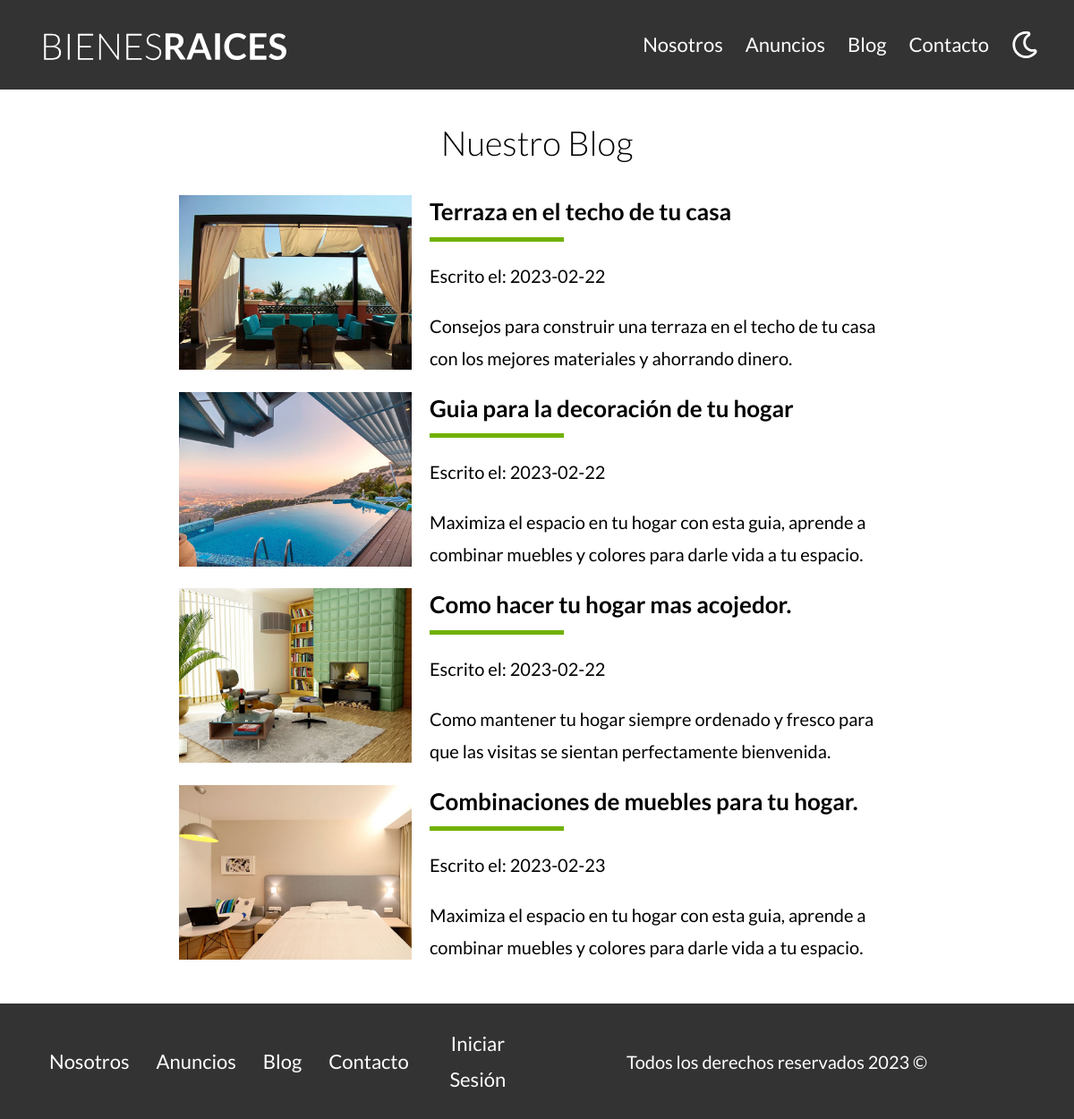
Page /blog on the committed database.
### tables this page shows
CREATE TABLE `blogs` (
  `id` int NOT NULL AUTO_INCREMENT,
  `titulo` varchar(45) DEFAULT NULL,
  `imagen` varchar(200) DEFAULT NULL,
  `descripcion` longtext,
  `creado` date DEFAULT NULL,
  `descripcion2` longtext,
  PRIMARY KEY (`id`)
);

### controllers/PaginasController.php (called while the page is built, shortened)
<?php
class PaginasController {
    public static function blog(Router $router) {
        $blogs = Blog::all();
        $router->render('paginas/blog', [
            'blogs' => $blogs
        ]);
    }
}

### public/index.php (called while the page is built, shortened)
<?php
$router = new Router();
$router->get('/admin',[PropiedadController::class, 'index']);
$router->get('/propiedades/crear',[PropiedadController::class, 'crear']);
$router->post('/propiedades/crear',[PropiedadController::class, 'crear']);
$router->get('/propiedades/actualizar',[PropiedadController::class, 'actualizar']);
$router->post('/propiedades/actualizar',[PropiedadController::class, 'actualizar']);
$router->post('/propiedades/eliminar',[PropiedadController::class, 'eliminar']);
$router->get('/vendedores/crear',[VendedorController::class, 'crear']);
$router->post('/vendedores/crear',[VendedorController::class, 'crear']);
$router->get('/vendedores/actualizar',[VendedorController::class, 'actualizar']);
$router->post('/vendedores/actualizar',[VendedorController::class, 'actualizar']);
$router->post('/vendedores/eliminar',[VendedorController::class, 'eliminar']);
$router->get('/blogs/crear',[BlogController::class, 'crear']);
$router->post('/blogs/crear',[BlogController::class, 'crear']);
$router->get('/blogs/actualizar',[BlogController::class, 'actualizar']);
$router->post('/blogs/actualizar',[BlogController::class, 'actualizar']);
$router->post('/blogs/eliminar',[BlogController::class, 'eliminar']);
$router->get('/',[PaginasController::class,'index']);
$router->get('/nosotros',[PaginasController::class,'nosotros']);
$router->get('/anuncios',[PaginasController::class,'anuncios']);
$router->get('/anuncio',[PaginasController::class,'anuncio']);
$router->get('/blog',[PaginasController::class,'blog']);
$router->get('/entrada',[PaginasController::class,'entrada']);
$router->get('/contacto',[PaginasController::class,'contacto']);
$router->post('/contacto',[PaginasController::class,'contacto']);
$router->get('/login',[LoginController::class, 'login']);
$router->post('/login',[LoginController::class, 'login']);
$router->get('/logout',[LoginController::class, 'logout']);
$router->comprobarRutas();

### models/ActiveRecord.php (called while the page is built, shortened)
<?php
class ActiveRecord {
    protected static $db;
    protected static $tabla = '';
    public static function setDB($database) {
        self::$db = $database;
    }
    public static function all() {
        $query = "SELECT * FROM " . static::$tabla;
        $resultado = self::consultarSQL($query);
        return $resultado;
    }
    public static function consultarSQL($query) {
        $resultado = self::$db->query($query);
        $array = [];
        while ($registro = $resultado->fetch_assoc()) {
            $array[] = static::crearObjeto($registro);
        }
        return $array;
    }
    protected static function crearObjeto($registro) {
        $objeto = new static;
        foreach ($registro as $key => $value) {
            if (property_exists($objeto,$key)) {
                $objeto->$key = $value;
            }
        }
        return $objeto;
    }
}

### views/paginas/listado_blogs.php (the view)
<article class="entrada-blog">
    <?php foreach($blogs as $blog): ?>
    <div class="imagen">
        <img loading="lazy" src="/imagenes/<?php echo $blog->imagen; ?>" alt="texto entrada blog">
    </div>
    <div class="texto-entrada">
        <a href="/entrada?id=<?php echo $blog->id; ?>">
            <h4><?php echo $blog->titulo; ?></h4>
            <p>Escrito el: <?php echo $blog->creado; ?></p>
            <p><?php echo $blog->descripcion; ?></p>
        </a>
    </div>
    <?php endforeach; ?>
</article>

### public/build/css/app.css (style rules this page uses)
html { -webkit-text-size-adjust:100%;line-height:1.15 }
body { margin:0 }
a { background-color:transparent }
img { border-style:none }
html { box-sizing:border-box;font-size:62.5% }
*,:after,:before { box-sizing:inherit }
body { font-family:Lato,sans-serif;font-size:1.6rem;line-height:1.8 }
p { color:#000;font-size:2rem }
a { text-decoration:none }
img,picture { display:block;width:100% }
h4 { font-size:2.6rem }
.entrada-blog { margin-bottom:5rem }
@media (min-width:768px) { .entrada-blog { -moz-column-gap:2rem;column-gap:2rem;display:grid;grid-template-columns:1fr 2fr;margin-bottom:1rem } }
.entrada-blog .texto-entrada a { color:#000;display:block;margin-top:2rem }
@media (min-width:768px) { .entrada-blog .texto-entrada a { margin-top:0 } }
.entrada-blog .texto-entrada h4 { line-height:1.4;margin:0 }
.entrada-blog .texto-entrada h4:after { background-color:#71b100;content:"";display:block;height:.5rem;margin-top:1rem;width:15rem }

### rows in the picture
blogs: imagen (picture), titulo "Terraza en el techo de tu casa", creado "2023-02-22", descripcion "Consejos para construir una terraza en el techo de tu casa con los mejores materiales y ahorrando dinero."
blogs: imagen (picture), titulo "Guia para la decoración de tu hogar", creado "2023-02-22", descripcion "Maximiza el espacio en tu hogar con esta guia, aprende a combinar muebles y colores para darle vida a tu espacio."
blogs: imagen (picture), titulo "Como hacer tu hogar mas acojedor.", creado "2023-02-22", descripcion "Como mantener tu hogar siempre ordenado y fresco para que las visitas se sientan perfectamente bienvenida."
blogs: imagen (picture), titulo "Combinaciones de muebles para tu hogar.", creado "2023-02-23", descripcion "Maximiza el espacio en tu hogar con esta guia, aprende a combinar muebles y colores para darle vida a tu espacio."
